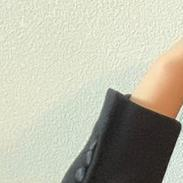
#> input picture Pillow_Image/nine/1.jpg, 183 x 183 px, found by its file name
$ python ImageTW.py
#> lines starting #> are read from the running program, lines starting #| are printed output that depends on the picture
from PIL import Image

def fill_img_with_img(imgParent,imgChild):
    imgSize=(imgParent.width*imgChild.width,imgParent.height*imgChild.height)
    imgRet=Image.new("L",imgSize,"white")
    for w in range(imgParent.width):
        for h in range(imgParent.height):
            if imgParent.getpixel((w,h))<127:
                imgRet.paste(imgChild,(w*imgChild.width,h*imgChild.height))

    return imgRet


imgParent=Image.open("1.jpg")
#> imgParent is the input picture: PIL image 183x183 RGB; mean R, G, B 185.5, 185, 167.9
imgParent=imgParent.convert('L')
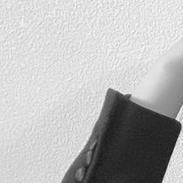
#> imgParent: PIL image 183x183 L; min 16, max 253, mean 183.3

imgChild=Image.open("1.jpg")
imgChild=imgChild.convert('L')

imgRet=fill_img_with_img(imgParent,imgChild)

#> (the run stopped early here; a loop or call above may not have finished)
